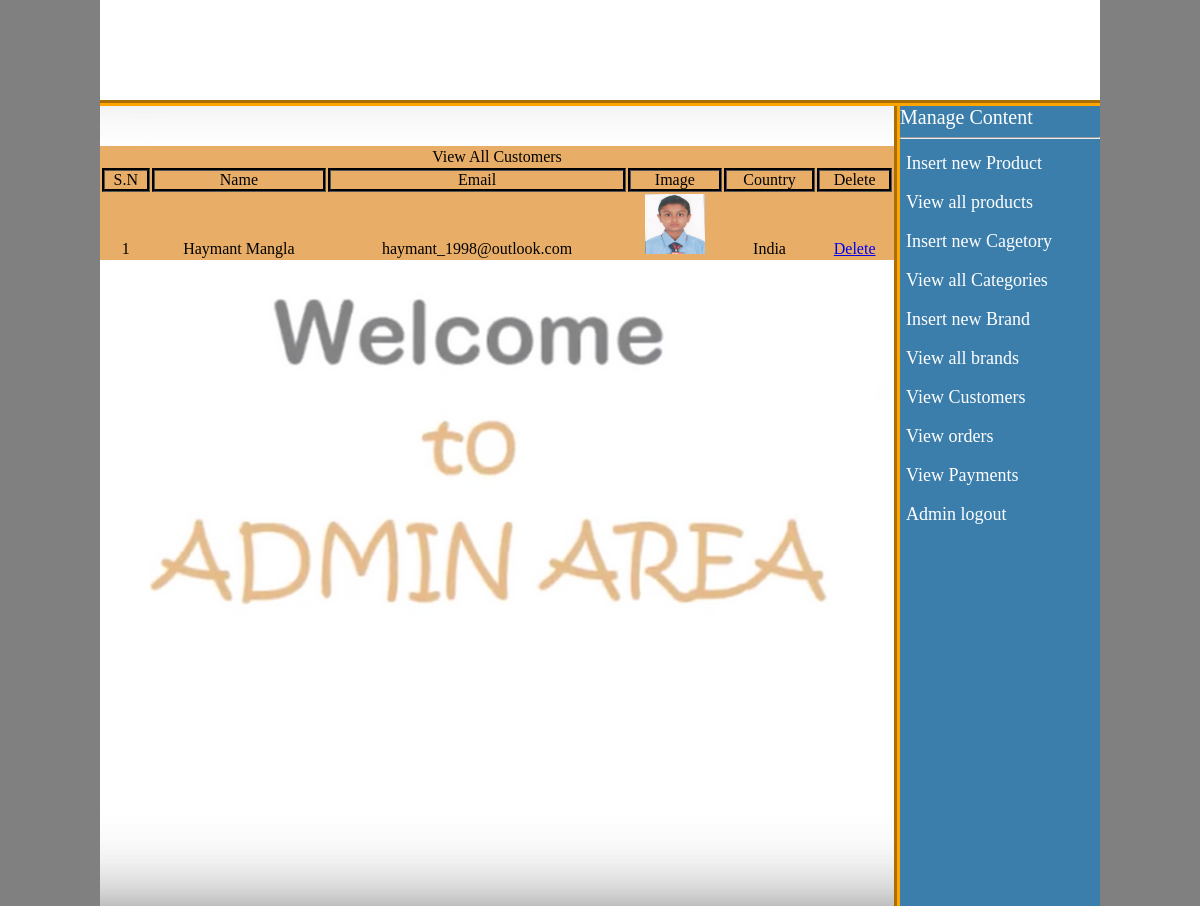
Page /admin_area/index.php?view_customers (signed in) on the committed database.
### tables this page shows
CREATE TABLE `customers` (
  `customer_id` int(10) NOT NULL,
  `customer_name` varchar(100) NOT NULL,
  `customer_email` varchar(100) NOT NULL,
  `customer_pass` varchar(100) NOT NULL,
  `customer_country` text NOT NULL,
  `customer_city` text NOT NULL,
  `customer_contact` text NOT NULL,
  `customer_address` text NOT NULL,
  `customer_image` text NOT NULL,
  `customer_ip` varchar(255) NOT NULL
);

### admin_area/view_customers.php (the view, shortened to what this page needs)
<?php
if(!isset($_SESSION['admin_email'])){
  echo "<script>window.open('login.php','_self')</script>";
}
else{
 ?>
<!DOCTYPE HTML>
<html>
<head>
</head>
<body>
  <table width="794" align="center" bgcolor="#E8AE68">
    <tr align="center">
      <td colspan="6"><h2>View All Customers</h2></td>
    </tr>
    <tr align="center">
        <th>S.N</th>
        <th>Name</th>
        <th>Email</th>
        <th>Image</th>
        <th>Country</th>
        <th>Delete</th>
    </tr>
    <?php
      include ("includes/db.php");
      $get_c="select * from customers";
      $run_c=mysqli_query($con,$get_c);
      $i=0;
      while($row_c=mysqli_fetch_array($run_c)){
        $c_id=$row_c['customer_id'];
        $c_name=$row_c['customer_name'];
        $c_email=$row_c['customer_email'];
        $c_image=$row_c['customer_image'];
        $c_country=$row_c['customer_country'];
        $i++;
     ?>
    <tr align="center">
      <td><?php echo $i; ?></td>
      <td><?php echo $c_name; ?></td>
      <td><?php echo $c_email; ?></td>
      <td><img src="../customer/customer_photos/<?php echo $c_image; ?>" width="60" height="60"/></td>
      <td><?php echo $c_country; ?></td>
      <td><a href="delete_customer.php?delete_c=<?php echo $c_id; ?>">Delete</a></td>
    </tr>
  <?php } ?>
  </table>
</body>
</html>
<?php } ?>

### admin_area/styles/style.css (style rules this page uses)
html, body, div, span, applet, object, iframe, h1, h2, h3, h4, h5, h6, p, blockquote, pre, a, abbr, acronym, address, big, cite, code, del, dfn, em, img, ins, kbd, q, s, samp, small, strike, strong, sub, sup, tt, var, b, u, i, center, dl, dt, dd, ol, ul, li, fieldset, form, label, legend, table, caption, tbody, tfoot, thead, tr, th, td, article, aside, canvas, details, embed, figure, figcaption, footer, header, hgroup, menu, nav, output, ruby, section, summary, time, mark, audio, video { margin: 0; padding: 0; border: 0; font-size: 100%; font: inherit; vertical-align: baseline; }
body { background:grey; }

### admin_area/view_customers.php (style rules this page uses)
th,tr { border:3px groove black; }

### rows in the picture
customers: customer_name "Haymant Mangla", customer_email "haymant_1998@outlook.com", customer_image (picture), customer_country "India"
